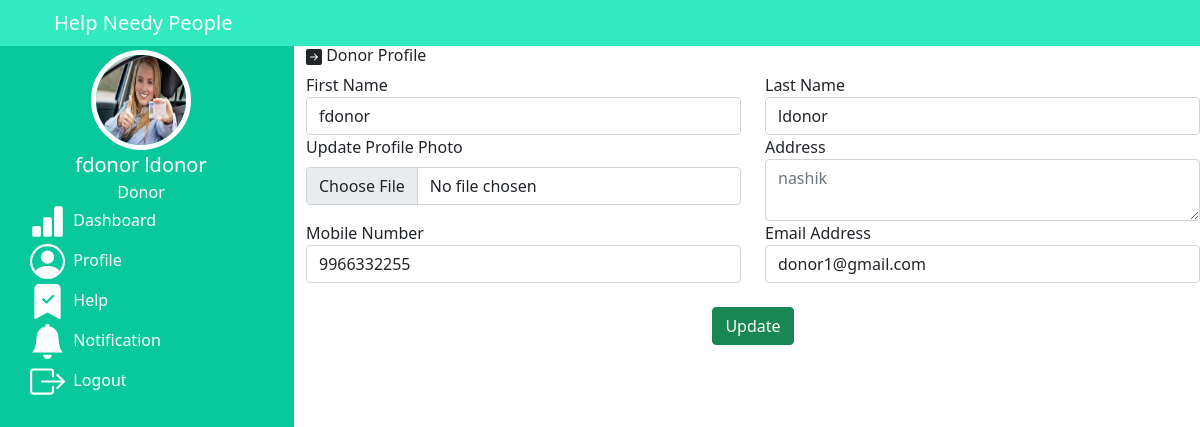
The page /donor/dprofile.php (signed in) on the database its author committed.
### tables this page shows
CREATE TABLE `user` (
  `id` int(6) UNSIGNED NOT NULL,
  `role` varchar(30) NOT NULL,
  `fname` varchar(30) NOT NULL,
  `lname` varchar(30) NOT NULL,
  `photo` varchar(50) DEFAULT NULL,
  `address` varchar(50) DEFAULT NULL,
  `mobile` varchar(30) NOT NULL,
  `email` varchar(50) NOT NULL,
  `pass` varchar(300) NOT NULL,
  `otp` varchar(6) DEFAULT NULL
);

### donor/dprofile.php (the view, shortened to what this page needs)
<!doctype html>
<html lang="en">
<head>
    <link href="https://cdn.jsdelivr.net/npm/bootstrap@5.0.2/dist/css/bootstrap.min.css" rel="stylesheet"
>
</head>
<body>
    <div class="row sticky-top">
        <div class="col-12">
            <nav class="navbar navbar-expand-lg navbar-dark" style="background-color: rgb(50, 234, 191);">
                <div class="container justify-content-between">
                    <div><a class="navbar-brand" href="donor.php">Help Needy People</a></div>
                </div>
            </nav>
        </div>
    </div>
    <div class="row">
        <div class="col-3 vh-100  overflow-auto text-white" style="background-color: rgb(9, 200, 155);">
            <div class="row justify-content-around">
            <?php
                  include_once '../includes/conn.php';
                     $aid=$_SESSION['id'];
          $query="select * from user where id='$aid'";
          $result=mysqli_query($conn,$query);
         while ($row=mysqli_fetch_array($result)){
             ?>
                <div class="col-12">
                <center>
                        <img src=<?= $row['photo']; ?> width="100px" height="100px" alt=""
                            class="rounded-circle border border-white border-5 mt-1">
                    </center>
                </div>
            </div>
            <div class="row  justify-content-around">
            <div class="col-12">
                    <center>
                        <p class="m-0" style="font-size: 20px;"><?= $row['fname']; ?> <?= $row['lname']; ?></p>
                        <p class="m-0 ">Donor</p>
                    </center>
                </div>
                <?php } ?>
            </div>
            <div class="menu">
                <a href="donor.php"> &nbsp;Dashboard</a>
                <a href="dprofile.php"> &nbsp;Profile</a>
                <a href="dhelp.php"> &nbsp;Help</a>
                <a href="dnotifiction.php"><svg xmlns="http://www.w3.org/2000/svg" width="35" height="35"
                        fill="currentColor" class="bi bi-bell-fill" viewBox="0 0 16 16">
                        <path
                            d="M8 16a2 2 0 0 0 2-2H6a2 2 0 0 0 2 2zm.995-14.901a1 1 0 1 0-1.99 0A5.002 5.002 0 0 0 3 6c0 1.098-.5 6-2 7h14c-1.5-1-2-5.902-2-7 0-2.42-1.72-4.44-4.005-4.901z" />
                    </svg> &nbsp;Notification</a>
                <a href="../logout.php"> &nbsp;Logout</a>
            </div>
        </div>
        <div class="col-9 vh-100 overflow-auto">
            <h6> Donor Profile</h6>
                <form action="../dbopertion.php" method="post" enctype="multipart/form-data">
                <?php
          $query="select * from user where id='$aid'";
          $result=mysqli_query($conn,$query);
         while ($row=mysqli_fetch_array($result)){
             ?>
                <div class="row">
                    <div class="col-6">
                        <div class="form-group">
                            <label>First Name</label>
                            <input type="text" class="form-control" placeholder="Enter First Name" value="<?= $row['fname'];?>"
                                name="fname" required>
                        </div>
                    </div>
                    <div class="col-6">
                        <div class="form-group">
                            <label>Last Name</label>
                            <input type="text" class="form-control" placeholder="Enter last Name" value="<?= $row['lname'];?>"
                                name="lname" required>
                        </div>
                    </div>
                </div>
                <div class="row">
                    <div class="col-6">
                        <label for="formFile" class="form-label">Update Profile Photo</label>
                        <input class="form-control" type="file" name="photo" value="<?= $row['photo'];?>">
                    </div>
                    <div class="col-6">
                        <div class="form-group">
                            <label>Address</label>
                            <textarea class="form-control" id="floatingInput" placeholder= "<?= $row['address'];?>"
                                name="address" rows="2" value="<?= $row['address'];?>"></textarea>
                        </div>
                    </div>
                </div>
                <div class="row">
                    <div class="col-6">
                        <div class="form-group">
                            <label>Mobile Number</label>
                            <input type="text" class="form-control" placeholder="Enter mobile number"
                                name="mobile" value="<?= $row['mobile'];?>" required>
                        </div>
                    </div>
                    <div class="col-6">
                        <div class="form-group">
                            <label>Email Address</label>
                            <input type="text" class="form-control" placeholder="Enter mobile number"
                                name="email" value="<?= $row['email'];?>" required>
                        </div>
                    </div>
                </div>
                <div class="row">
                    <div class="col-12">
                        <br>
                        <center>
                            <input class="btn btn-success justify-content-center" type="submit" value="Update" name="upbtn">
                        </center>
                    </div>
                </div>
                <?php } ?>
            </form>
        </div>
    </div>
</body>
</html>

### donor/dprofile.php (style rules this page uses)
.menu a { text-decoration: none; display: block; color: white; align-items: center; margin: 0 auto; margin-left: 30px; margin-bottom: 5px; }

### rows shown on the page
user: photo (picture), fname "fdonor", lname "ldonor", address "nashik", mobile "9966332255", email "donor1@gmail.com"
